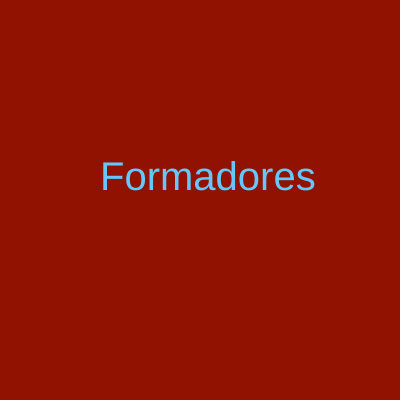
Frame 1 (no input)
Frame 60 (no input): identical to frame 1, image omitted
Frame 120 (the mouse pressed at the canvas centre since frame 60): identical to frame 1, image omitted

The p5.js sketch that drew this single still picture (run headless with seeded random() and noise() and a simulated clock; from frame 60 on, the mouse is pressed at the canvas centre):

// p5.js sketch
// ── sketch.js
function setup() {
  createCanvas(400, 400);
}

function draw() {
  background(145,18,00);
  textSize(40); 
  fill(color(100, 200, 400)); // 
  text("Formadores", 100, 190);
}

function changeFontSize() {
  var texto = document.getElementById("texto");
  texto.style.fontSize = "100px";
}
